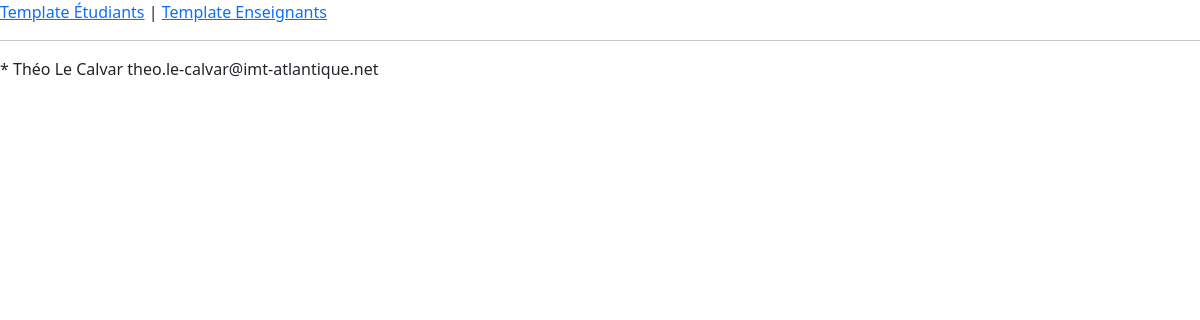
/view/enseignants, run on the app's committed database.
### database/models.py (models this page shows, shortened)
class Enseignant(db.Model):
    ens_id = db.Column(db.Integer, primary_key=True)
    ens_nom = db.Column(db.Text, nullable=False)
    ens_prenom = db.Column(db.Text, nullable=False)
    ens_mail = db.Column(db.Text, nullable=False)
    ens_utilisateur = db.Column(db.Integer, db.ForeignKey('utilisateur.uti_id'))

### app.py (the view)
@app.route('/view/enseignants')
def view_enseignants():
    enseignants = Enseignant.query.all()
    return flask.render_template("template_enseignants.html.jinja2", enseignants=enseignants)

### templates/template_enseignants.html.jinja2
{% extends "view_layout.html.jinja2" %}
{% set title = "Template Enseignants" %}
{% set active_page = "view_enseignants" %}
{% block body %}
    {% for enseignant in enseignants %}
        * {{ enseignant.ens_prenom }}
        {{ enseignant.ens_nom }}
        {{ enseignant.ens_mail }} <br>
    {% endfor %}
{% endblock %}

### data on the page
Enseignant: ens_prenom "Théo", ens_nom "Le Calvar", ens_mail "theo.le-calvar@imt-atlantique.net"
